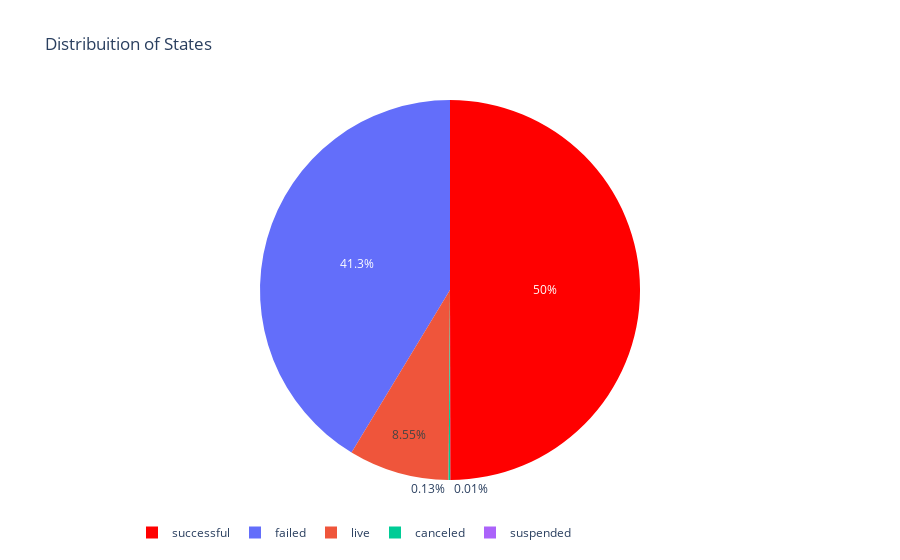

The notebook cell saved with this chart:
### Markdown cell above
## Qualitative Analysis

### Code cell
# ks_df.status.value_counts(normalize=True).plot(kind="pie", figsize=(9, 6))
status = round(ks_df["status"].value_counts() / len(ks_df["status"]) * 100, 2)

labels = list(status.index)
values = list(status.values)

trace1 = go.Pie(labels=labels, values=values, marker=dict(colors=["red"]))

layout = go.Layout(title="Distribuition of States", legend=dict(orientation="h"))

fig = go.Figure(data=[trace1], layout=layout)
iplot(fig)

### Figure 1 — Plotly figure (JSON) as saved in the notebook; plotly's stock layout.template omitted (floating-point values rounded to 4 significant figures)
{"data": [{"labels": ["successful", "failed", "live", "canceled", "suspended"], "marker": {"colors": ["red"]}, "type": "pie", "values": [49.98, 41.33, 8.55, 0.13, 0.01]}], "layout": {"legend": {"orientation": "h"}, "title": {"text": "Distribuition of States"}}}
